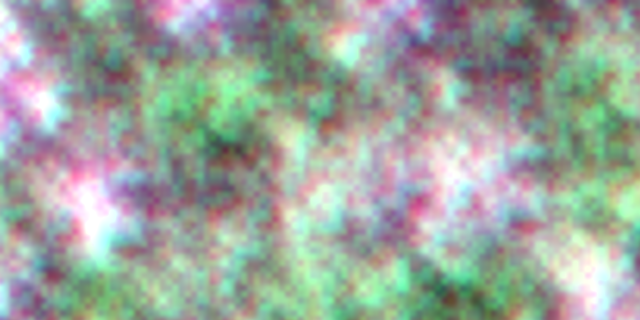
Frame 1 (no input)
Frame 60 (the mouse pressed at the canvas centre just before this capture): identical to frame 1, image omitted
Frame 120 (the mouse held since frame 60 and released just before this capture): identical to frame 1, image omitted

The Processing sketch that drew this single still picture (run headless with seeded random() and noise(); from frame 60 on, the mouse is pressed at the canvas centre):

// Processing sketch: perlin2D
// ── perlin2D.pde
class PerlinCloud{
  
  PerlinCloud(){
    noiseDetail(4, 0.75);
  }
  
  void display(){
    loadPixels();
    float xoff = 0.0;
    for(int x = 0; x < width; x++) {
     float yoff = 0.0;
      for(int y = 0; y < height; y++){
        float r = map(noise(xoff + 0.1, yoff + 0.1), 0, 1, 0, 255);
        float g = map(noise(xoff * 2, yoff * 2), 0, 1, 0, 255);
        float b = map(noise(xoff, yoff), 0, 1, 0, 255);
        pixels[x+y*width] = color(r, g, b);
        yoff += 0.01;
      }
      xoff += 0.01;
    }
    updatePixels();
  }
  
  
}

// ── main.pde
PerlinCloud pc;

void setup(){
  size(640, 320);
  pc = new PerlinCloud();
}

void draw(){
  pc.display();
}
